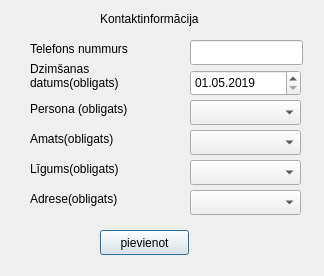
<?xml version="1.0" encoding="UTF-8"?>
<ui version="4.0">
 <class>pievienot_kontaktinfo</class>
 <widget class="QDialog" name="pievienot_kontaktinfo">
  <property name="geometry">
   <rect>
    <x>0</x>
    <y>0</y>
    <width>324</width>
    <height>276</height>
   </rect>
  </property>
  <property name="windowTitle">
   <string>Pievienot kontaktinformāciju</string>
  </property>
  <widget class="QComboBox" name="pers_ID">
   <property name="geometry">
    <rect>
     <x>190</x>
     <y>100</y>
     <width>111</width>
     <height>25</height>
    </rect>
   </property>
  </widget>
  <widget class="QDateEdit" name="dzimsanas_datums">
   <property name="geometry">
    <rect>
     <x>190</x>
     <y>70</y>
     <width>111</width>
     <height>26</height>
    </rect>
   </property>
   <property name="dateTime">
    <datetime>
     <hour>0</hour>
     <minute>0</minute>
     <second>0</second>
     <year>2019</year>
     <month>5</month>
     <day>1</day>
    </datetime>
   </property>
   <property name="displayFormat">
    <string>dd.MM.yyyy</string>
   </property>
  </widget>
  <widget class="QLabel" name="label_3">
   <property name="geometry">
    <rect>
     <x>30</x>
     <y>100</y>
     <width>131</width>
     <height>17</height>
    </rect>
   </property>
   <property name="text">
    <string>Persona (obligats)</string>
   </property>
  </widget>
  <widget class="QLabel" name="label_5">
   <property name="geometry">
    <rect>
     <x>30</x>
     <y>160</y>
     <width>121</width>
     <height>17</height>
    </rect>
   </property>
   <property name="text">
    <string>Līgums(obligats)</string>
   </property>
  </widget>
  <widget class="QComboBox" name="Amats_ID">
   <property name="geometry">
    <rect>
     <x>190</x>
     <y>130</y>
     <width>111</width>
     <height>25</height>
    </rect>
   </property>
  </widget>
  <widget class="QLabel" name="label_10">
   <property name="geometry">
    <rect>
     <x>30</x>
     <y>190</y>
     <width>121</width>
     <height>17</height>
    </rect>
   </property>
   <property name="text">
    <string>Adrese(obligats)</string>
   </property>
  </widget>
  <widget class="QComboBox" name="Adrese">
   <property name="geometry">
    <rect>
     <x>190</x>
     <y>190</y>
     <width>111</width>
     <height>25</height>
    </rect>
   </property>
  </widget>
  <widget class="QLabel" name="label_9">
   <property name="geometry">
    <rect>
     <x>30</x>
     <y>40</y>
     <width>131</width>
     <height>17</height>
    </rect>
   </property>
   <property name="text">
    <string>Telefons nummurs</string>
   </property>
  </widget>
  <widget class="QLabel" name="label_7">
   <property name="geometry">
    <rect>
     <x>100</x>
     <y>10</y>
     <width>131</width>
     <height>17</height>
    </rect>
   </property>
   <property name="text">
    <string>Kontaktinformācija</string>
   </property>
  </widget>
  <widget class="QLabel" name="label_8">
   <property name="geometry">
    <rect>
     <x>30</x>
     <y>50</y>
     <width>121</width>
     <height>51</height>
    </rect>
   </property>
   <property name="text">
    <string>Dzimšanas datums(obligats)</string>
   </property>
   <property name="scaledContents">
    <bool>false</bool>
   </property>
   <property name="wordWrap">
    <bool>true</bool>
   </property>
  </widget>
  <widget class="QComboBox" name="lig_ID">
   <property name="geometry">
    <rect>
     <x>190</x>
     <y>160</y>
     <width>111</width>
     <height>25</height>
    </rect>
   </property>
  </widget>
  <widget class="QPushButton" name="pievienot_kontakt">
   <property name="geometry">
    <rect>
     <x>100</x>
     <y>230</y>
     <width>89</width>
     <height>25</height>
    </rect>
   </property>
   <property name="text">
    <string>pievienot</string>
   </property>
  </widget>
  <widget class="QLineEdit" name="tel_nr">
   <property name="geometry">
    <rect>
     <x>190</x>
     <y>40</y>
     <width>113</width>
     <height>25</height>
    </rect>
   </property>
   <property name="maxLength">
    <number>12</number>
   </property>
  </widget>
  <widget class="QLabel" name="label_4">
   <property name="geometry">
    <rect>
     <x>30</x>
     <y>130</y>
     <width>121</width>
     <height>17</height>
    </rect>
   </property>
   <property name="text">
    <string>Amats(obligats)</string>
   </property>
  </widget>
 </widget>
 <resources/>
 <connections/>
</ui>
